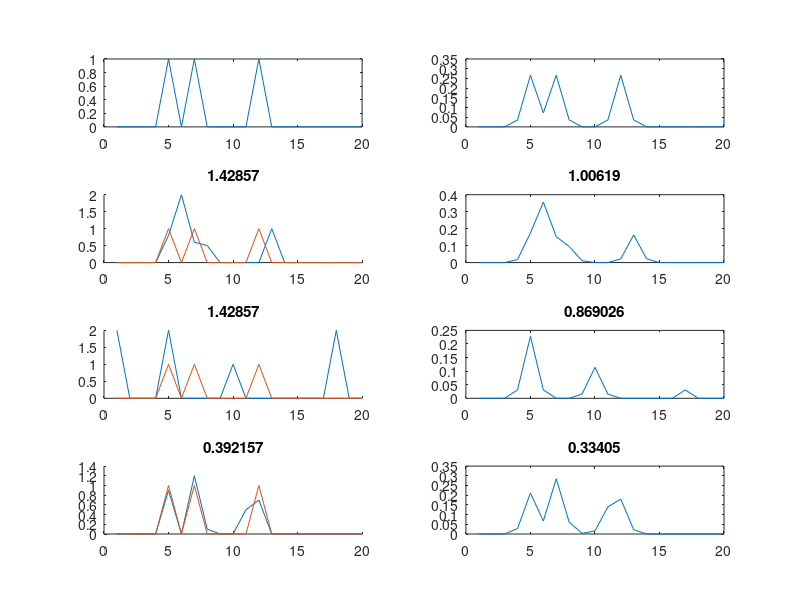

Recreate this plot in MATLAB. (Note: this script raises an error after producing the figure.)
%test Normal convolucion
%% Matriz aleatroria
% res = 50;
% Matriz_ancha = zeros(res);
% Matriz_random = round(rand(res)-0.3,0);
% num_rand = sum(Matriz_random(:));
% figure(1)
% heatmap(Matriz_random);
% title(num_rand)
% grid off
% 
% % coordenadas = zeros(2,num_rand);
% % k = 1;
% % for i = 1:res
% %     for j = 1:res
% %         if Matriz_random(i,j) == 1
% %             coordenadas(1,k) = i;
% %             coordenadas(2,k) = j;
% %             k = k + 1;
% %         end
% %     end
% % end
% % 
% % figure(2)
% % plot(coordenadas(1,:), coordenadas(2,:), '.')
% 
% radio = 1;
% sigma = 2;
% % conv = zeros(res);
% % for i = 1 + radio:res-radio
% %     for j = 1 + radio:res-radio
% %         
% %         for m = i-radio:i+radio
% %             for n = j-radio:j+radio
% % %                 conv(i,j) = conv(i,j) + Matriz_random(m,n)/(1+sqrt((m-i)^2+(n-j)^2)); %valor/(1+dist)
% %                 conv(i,j) = conv(i,j) + Matriz_random(m,n)*normpdf(sqrt((m-i)^2+(n-j)^2),0,sigma);
% %                 
% %                 
% %             end
% %         end
% %         
% %     end 
% % end
% 
% conv = CapaConvolucion(Matriz_random, radio, sigma);
% 
% figure(2)
% heatmap(conv);
% title(sprintf('radio: %i - sigma: %i', radio,sigma))
% grid off

%% 1D



radio = 3; sigma = 0.5;
long = 20;
X = zeros(1,long); Xconv = X;
Y = X; Yconv = X;
Z = X; Zconv = X;
W = X; Wconv = X;

X(5) = 1; X(7) = 1; X(12) = 1;
Y(5) = 0.8; Y(6) = 2; Y(7) = 0.6; Y(8) = 0.5; Y(13) = 1;
Z(1) = 2; Z(5) = 2; Z(10) = 1; Z(18) = 2;
W(5) = 0.9; W(7) = 1.2; W(8) = 0.1; W(11) = 0.5; W(12) = 0.7; 
%%%%%%%%%%
figure(3)
clf
subplot(4,2,1)
plot(X)
Xog = X;
X = X/sum(X);
subplot(4,2,2)
for k = 1+radio:long-radio
    for l = k-radio:k+radio
        Xconv(k) = Xconv(k) + X(l)*normpdf(k-l,0,sigma);
    end
end
plot(Xconv)

%%%%%%%%%%
subplot(4,2,3)
hold on
plot(Y)
plot(Xog)
Y = Y/sum(Y);
diferencia = sum(abs(X-Y));
title(diferencia)
subplot(4,2,4)
for k = 1+radio:long-radio
    for l = k-radio:k+radio
        Yconv(k) = Yconv(k) + Y(l)*normpdf(k-l,0,sigma);
    end
end
plot(Yconv)
diferencia = sum(abs(Xconv-Yconv));
title(diferencia)
%%%%%%%%%
subplot(4,2,5)
hold on
plot(Z)
plot(Xog)
Z = Z/sum(Z);
diferencia = sum(abs(X-Z));
title(diferencia)
subplot(4,2,6)
for k = 1+radio:long-radio
    for l = k-radio:k+radio
        Zconv(k) = Zconv(k) + Z(l)*normpdf(k-l,0,sigma);
    end
end
plot(Zconv)
diferencia = sum(abs(Xconv-Zconv));
title(diferencia)
%%%%%%%%%
subplot(4,2,7)
hold on
plot(W)
plot(Xog)
W = W/sum(W);
diferencia = sum(abs(X-W));
title(diferencia)
subplot(4,2,8)
for k = 1+radio:long-radio
    for l = k-radio:k+radio
        Wconv(k) = Wconv(k) + W(l)*normpdf(k-l,0,sigma);
    end
end
plot(Wconv)
diferencia = sum(abs(Xconv-Wconv));
title(diferencia)

sgtitle(sprintf('radio: %i - sigma: %1.2f', radio, sigma))